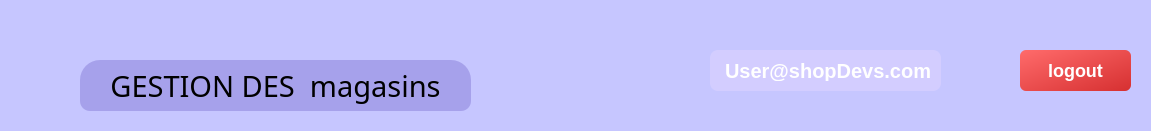
   <widget class="QFrame" name="frame_2">
    <property name="geometry">
     <rect>
      <x>220</x>
      <y>10</y>
      <width>1151</width>
      <height>131</height>
     </rect>
    </property>
    <property name="styleSheet">
     <string notr="true">background-color: rgb(198, 198, 255);
border-radius: 20px;</string>
    </property>
    <property name="frameShape">
     <enum>QFrame::Shape::StyledPanel</enum>
    </property>
    <property name="frameShadow">
     <enum>QFrame::Shadow::Raised</enum>
    </property>
    <widget class="QLabel" name="label_6">
     <property name="geometry">
      <rect>
       <x>710</x>
       <y>50</y>
       <width>231</width>
       <height>41</height>
      </rect>
     </property>
     <property name="styleSheet">
      <string notr="true">QLabel {
    color: white; /* Text color */
    background-color: rgb(211, 205, 255); /* Blue background */
    font-size: 20px; /* Text size */
    font-weight: bold; /* Bold text */
    padding: 10px; /* Space inside the label */
    border-radius: 8px; /* Rounded corners */
    text-align: center; /* Centers text */
}
</string>
     </property>
     <property name="text">
      <string>User@shopDevs.com</string>
     </property>
    </widget>
    <widget class="QLabel" name="Sp_Label_Titre">
     <property name="geometry">
      <rect>
       <x>80</x>
       <y>60</y>
       <width>391</width>
       <height>51</height>
      </rect>
     </property>
     <property name="font">
      <font>
       <family>Trebuchet MS</family>
       <pointsize>22</pointsize>
      </font>
     </property>
     <property name="styleSheet">
      <string notr="true">background-color: rgba(35,10,152,50);
border-bottom-left-radius: 10px;
border-bottom-right-radius: 10px;</string>
     </property>
     <property name="text">
      <string>GESTION DES  magasins</string>
     </property>
     <property name="alignment">
      <set>Qt::AlignmentFlag::AlignCenter</set>
     </property>
    </widget>
    <widget class="QLabel" name="label_8">
     <property name="geometry">
      <rect>
       <x>960</x>
       <y>50</y>
       <width>41</width>
       <height>41</height>
      </rect>
     </property>
     <property name="styleSheet">
      <string notr="true">image :url(:/imgs/userr.jpg)</string>
     </property>
     <property name="text">
      <string/>
     </property>
    </widget>
    <widget class="QPushButton" name="pushButton">
     <property name="geometry">
      <rect>
       <x>1020</x>
       <y>50</y>
       <width>111</width>
       <height>41</height>
      </rect>
     </property>
     <property name="styleSheet">
      <string notr="true">QPushButton {
    background: qlineargradient(x1:0, y1:0, x2:1, y2:1, stop:0 #ff6b6b, stop:1 #d63031);
    color: white;
    font-size: 18px;
    font-weight: bold;
    padding: 10px 20px;
    border-radius: 6px;
    border: none;
}

QPushButton:hover {
    background: qlineargradient(x1:0, y1:0, x2:1, y2:1, stop:0 #ff5252, stop:1 #b71c1c);
}

QPushButton:pressed {
    background: #b71c1c;
}
</string>
     </property>
     <property name="text">
      <string>logout</string>
     </property>
    </widget>
   </widget>
